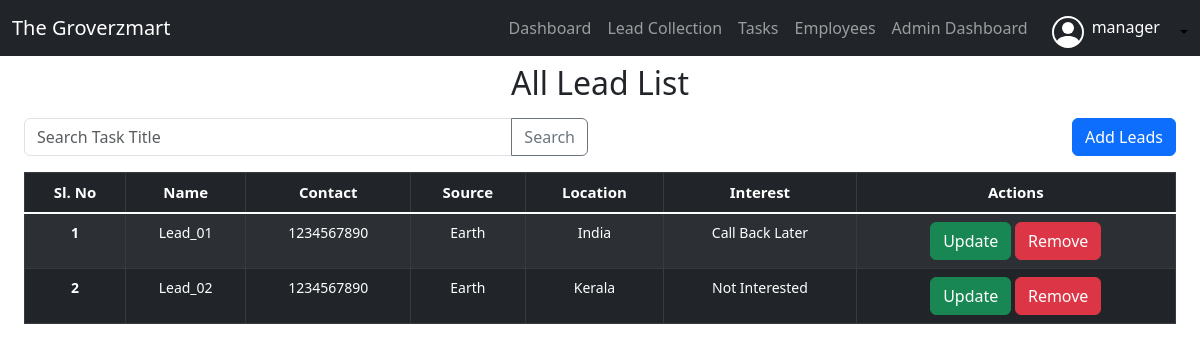
The app's page /leads (signed in), older data.
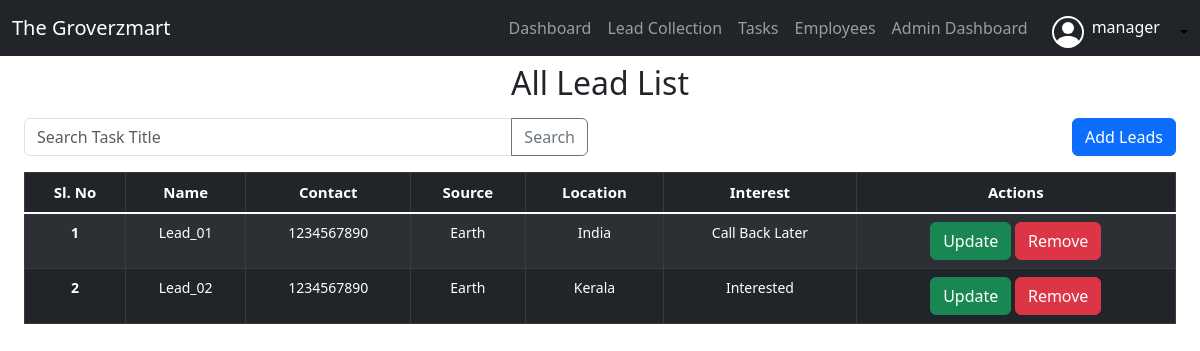
The same page, newer data.
### workflow_app/models.py (models this page shows, shortened)
class Lead(models.Model):
    customer_name = models.CharField(max_length=255)
    contact_number = models.CharField(max_length=20)
    interest_choices = [
        ('do_not_disturb', 'Do Not Disturb'),
        ('call_back_later', 'Call Back Later'),
        ('not_interested', 'Not Interested'),
        ('not_reachable', 'Not Reachable'),
        ('interested', 'Interested')
    ]
    interest = models.CharField(max_length=20, choices=interest_choices)
    lead_source = models.CharField(max_length=255)
    customer_location = models.CharField(max_length=255)

### workflow_app/views.py (the view)
# urls.py: path('leads',leads,name='leads'),
@login_required
def leads(request):
    all_lead_data = Lead.objects.all()
    if request.GET.get('search'):
        search_query = request.GET.get('search')
        all_lead_data = all_lead_data.filter(customer_name__icontains=search_query)
    context = {
        'page_title': 'Lead',
        'leads': all_lead_data,
    }
    return render(request, 'leads/view_leads.html',context)

### templates/leads/view_leads.html (shortened to what this page needs)
{% extends 'base.html' %}
{% block start %}
{% load static %}
<div class="ml-sm-auto px-4">
  <h2 class='text-center mt-2'>All Lead List </h2>
  <div class="mx-auto col-12 mt-3">
    <div class="row justify-content-between">
      <div class="col-md-6">
        <form method="get" action="{% url 'view_tasks' %}">
          <div class="input-group mb-3">
            <input name="search" class="form-control" style="width: 60%;" placeholder="Search Task Title"
              aria-describedby="button-addon2">
            <button class="btn btn-outline-secondary" type="submit" id="button-addon2">Search</button>
          </div>
        </form>
      </div>
      <div class="col-md-4 text-end">
        <a type="button" href="{% url 'add_lead' %}" class="btn btn-primary">Add Leads</a>
      </div>
    </div>
  </div>
  <table class="table table-dark table-striped table-bordered table-hover">
    <thead class="text-center">
      <tr style="font-size: 15px;">
        <th scope="col">Sl. No</th>
        <th scope="col">Name</th>
        <th scope="col">Contact</th>
        <th scope="col">Source</th>
        <th scope="col">Location</th>
        <th scope="col">Interest</th>
        <th scope="col">Actions</th>
      </tr>
    </thead>
    <tbody class="table-group-divider text-center">
      {% for lead in leads %}
      <tr style="font-size: 14px;">
        <th scope="row">{{forloop.counter}}</th>
        <td>{{lead.customer_name}}</td>
        <td>{{lead.contact_number}}</td>
        <td>{{lead.lead_source}}</td>
        <td>{{lead.customer_location}}</td>
        <td>{{lead.interest}}</td>
        <td>
          <a href="{% url 'update_lead' lead.id %}" class="btn btn-success">Update</a>
          {% if user.is_superuser %}
          <a href="{% url 'remove_lead' lead.id %}" class="btn btn-danger" data-bs-toggle='modal'
            data-bs-target="#remove_lead{{lead.id}}">Remove</a>
          {% endif %}
        </td>
        {% endfor %}
    </tbody>
  </table>
  {% endblock %}

Row changes from the older to the newer data that the page shows:
changed Lead "Lead_02": interest "Not Interested" → "Interested"
